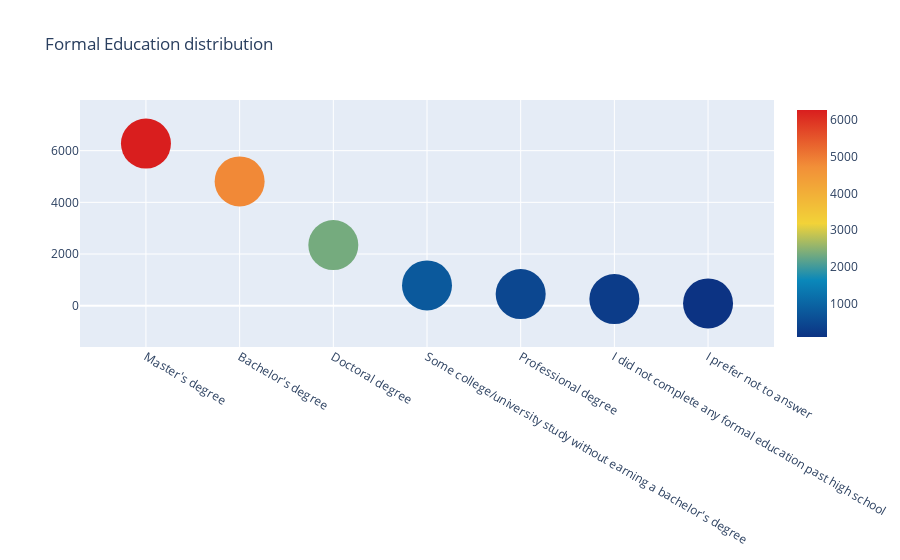

Notebook code for this chart:
### Markdown cell above
Highest number of respondents are from US followed by India. Others is a category where if a country or territory received less than 50 respondents, Kaggle grouped them into a group named “Other” for anonymity.

**Formal Education:**

Let us look at the formal education status of the respondents

### Code cell
cnt_srs = mcr_df['FormalEducation'].value_counts()

trace = go.Scatter(
    x=cnt_srs.index,
    y=cnt_srs.values,
    mode='markers',
    marker=dict(
        sizemode = 'diameter',
        sizeref = 1,
        size = 50,
        #color = np.random.randn(500), #set color equal to a variable
        color = cnt_srs.values,
        colorscale='Portland',
        showscale=True
    ),
)

layout = go.Layout(
    title='Formal Education distribution'
)

data = [trace]
fig = go.Figure(data=data, layout=layout)
py.iplot(fig, filename="formaleducation")

### Figure 1 — Plotly figure (JSON) as saved in the notebook; plotly's stock layout.template omitted (floating-point values rounded to 4 significant figures)
{"data": [{"marker": {"color": [6273, 4811, 2347, 786, 451, 257, 90], "colorscale": [[0, "rgb(12,51,131)"], [0.25, "rgb(10,136,186)"], [0.5, "rgb(242,211,56)"], [0.75, "rgb(242,143,56)"], [1, "rgb(217,30,30)"]], "showscale": true, "size": 50, "sizemode": "diameter", "sizeref": 1}, "mode": "markers", "type": "scatter", "x": ["Master's degree", "Bachelor's degree", "Doctoral degree", "Some college/university study without earning a bachelor's degree", "Professional degree", "I did not complete any formal education past high school", "I prefer not to answer"], "y": [6273, 4811, 2347, 786, 451, 257, 90]}], "layout": {"title": {"text": "Formal Education distribution"}}}
